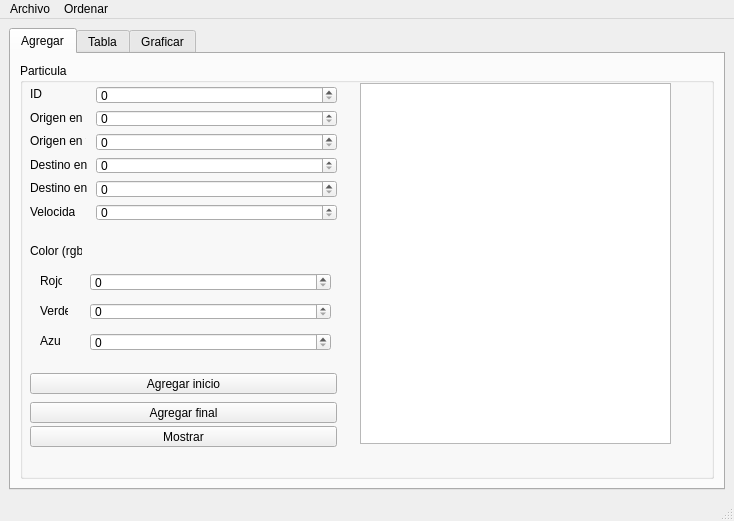
<?xml version="1.0" encoding="UTF-8"?>
<ui version="4.0">
 <class>MainWindow</class>
 <widget class="QMainWindow" name="MainWindow">
  <property name="geometry">
   <rect>
    <x>0</x>
    <y>0</y>
    <width>734</width>
    <height>521</height>
   </rect>
  </property>
  <property name="windowTitle">
   <string>MainWindow</string>
  </property>
  <property name="accessibleName">
   <string/>
  </property>
  <property name="accessibleDescription">
   <string/>
  </property>
  <widget class="QWidget" name="centralwidget">
   <layout class="QGridLayout" name="gridLayout_3">
    <item row="0" column="0">
     <widget class="QTabWidget" name="tabWidget">
      <property name="currentIndex">
       <number>0</number>
      </property>
      <widget class="QWidget" name="tab">
       <attribute name="title">
        <string>Agregar</string>
       </attribute>
       <layout class="QGridLayout" name="gridLayout_4">
        <item row="0" column="0">
         <widget class="QGroupBox" name="groupBox">
          <property name="title">
           <string>Particula</string>
          </property>
          <widget class="QLabel" name="label_8">
           <property name="geometry">
            <rect>
             <x>20</x>
             <y>210</y>
             <width>22</width>
             <height>16</height>
            </rect>
           </property>
           <property name="text">
            <string>Rojo</string>
           </property>
          </widget>
          <widget class="QLabel" name="label">
           <property name="geometry">
            <rect>
             <x>10</x>
             <y>23</y>
             <width>16</width>
             <height>16</height>
            </rect>
           </property>
           <property name="text">
            <string>ID</string>
           </property>
          </widget>
          <widget class="QLabel" name="label_5">
           <property name="geometry">
            <rect>
             <x>10</x>
             <y>141</y>
             <width>45</width>
             <height>16</height>
            </rect>
           </property>
           <property name="text">
            <string>Velocidad</string>
           </property>
          </widget>
          <widget class="QLabel" name="label_10">
           <property name="geometry">
            <rect>
             <x>20</x>
             <y>270</y>
             <width>20</width>
             <height>16</height>
            </rect>
           </property>
           <property name="text">
            <string>Azul</string>
           </property>
          </widget>
          <widget class="QLabel" name="label_7">
           <property name="geometry">
            <rect>
             <x>10</x>
             <y>180</y>
             <width>52</width>
             <height>16</height>
            </rect>
           </property>
           <property name="text">
            <string>Color (rgb)</string>
           </property>
          </widget>
          <widget class="QLabel" name="label_6">
           <property name="geometry">
            <rect>
             <x>10</x>
             <y>117</y>
             <width>60</width>
             <height>16</height>
            </rect>
           </property>
           <property name="text">
            <string>Destino en y</string>
           </property>
          </widget>
          <widget class="QLabel" name="label_2">
           <property name="geometry">
            <rect>
             <x>10</x>
             <y>47</y>
             <width>56</width>
             <height>16</height>
            </rect>
           </property>
           <property name="text">
            <string>Origen en x</string>
           </property>
          </widget>
          <widget class="QLabel" name="label_9">
           <property name="geometry">
            <rect>
             <x>20</x>
             <y>240</y>
             <width>28</width>
             <height>16</height>
            </rect>
           </property>
           <property name="text">
            <string>Verde</string>
           </property>
          </widget>
          <widget class="QLabel" name="label_4">
           <property name="geometry">
            <rect>
             <x>10</x>
             <y>70</y>
             <width>56</width>
             <height>16</height>
            </rect>
           </property>
           <property name="text">
            <string>Origen en y</string>
           </property>
          </widget>
          <widget class="QPushButton" name="agregar_inicio_pushButton">
           <property name="geometry">
            <rect>
             <x>10</x>
             <y>310</y>
             <width>307</width>
             <height>21</height>
            </rect>
           </property>
           <property name="text">
            <string>Agregar inicio</string>
           </property>
          </widget>
          <widget class="QLabel" name="label_3">
           <property name="geometry">
            <rect>
             <x>10</x>
             <y>94</y>
             <width>60</width>
             <height>16</height>
            </rect>
           </property>
           <property name="text">
            <string>Destino en x</string>
           </property>
          </widget>
          <widget class="QPushButton" name="agregar_final_pushButton">
           <property name="geometry">
            <rect>
             <x>10</x>
             <y>339</y>
             <width>307</width>
             <height>21</height>
            </rect>
           </property>
           <property name="text">
            <string>Agregar final</string>
           </property>
          </widget>
          <widget class="QPushButton" name="mostrar_pushButton">
           <property name="geometry">
            <rect>
             <x>10</x>
             <y>363</y>
             <width>307</width>
             <height>21</height>
            </rect>
           </property>
           <property name="text">
            <string>Mostrar</string>
           </property>
          </widget>
          <widget class="QSpinBox" name="id_spinBox">
           <property name="geometry">
            <rect>
             <x>76</x>
             <y>23</y>
             <width>241</width>
             <height>18</height>
            </rect>
           </property>
           <property name="showGroupSeparator" stdset="0">
            <bool>false</bool>
           </property>
           <property name="maximum">
            <number>500</number>
           </property>
          </widget>
          <widget class="QSpinBox" name="origen_x_spinBox">
           <property name="geometry">
            <rect>
             <x>76</x>
             <y>47</y>
             <width>241</width>
             <height>17</height>
            </rect>
           </property>
           <property name="maximum">
            <number>500</number>
           </property>
          </widget>
          <widget class="QSpinBox" name="origen_y_spinBox">
           <property name="geometry">
            <rect>
             <x>76</x>
             <y>70</y>
             <width>241</width>
             <height>18</height>
            </rect>
           </property>
           <property name="maximum">
            <number>500</number>
           </property>
          </widget>
          <widget class="QSpinBox" name="destino_x_spinBox">
           <property name="geometry">
            <rect>
             <x>76</x>
             <y>94</y>
             <width>241</width>
             <height>17</height>
            </rect>
           </property>
           <property name="maximum">
            <number>500</number>
           </property>
          </widget>
          <widget class="QSpinBox" name="destino_y_spinBox">
           <property name="geometry">
            <rect>
             <x>76</x>
             <y>117</y>
             <width>241</width>
             <height>18</height>
            </rect>
           </property>
           <property name="maximum">
            <number>500</number>
           </property>
          </widget>
          <widget class="QSpinBox" name="velocidad_spinBox">
           <property name="geometry">
            <rect>
             <x>76</x>
             <y>141</y>
             <width>241</width>
             <height>17</height>
            </rect>
           </property>
           <property name="maximum">
            <number>500</number>
           </property>
          </widget>
          <widget class="QSpinBox" name="rojo_spinBox">
           <property name="geometry">
            <rect>
             <x>70</x>
             <y>210</y>
             <width>241</width>
             <height>18</height>
            </rect>
           </property>
           <property name="maximum">
            <number>225</number>
           </property>
          </widget>
          <widget class="QSpinBox" name="verde_spinBox">
           <property name="geometry">
            <rect>
             <x>70</x>
             <y>240</y>
             <width>241</width>
             <height>17</height>
            </rect>
           </property>
           <property name="maximum">
            <number>225</number>
           </property>
          </widget>
          <widget class="QSpinBox" name="azul_spinBox">
           <property name="geometry">
            <rect>
             <x>70</x>
             <y>270</y>
             <width>241</width>
             <height>18</height>
            </rect>
           </property>
           <property name="maximum">
            <number>225</number>
           </property>
          </widget>
          <widget class="QPlainTextEdit" name="plainTextEdit">
           <property name="geometry">
            <rect>
             <x>340</x>
             <y>20</y>
             <width>311</width>
             <height>361</height>
            </rect>
           </property>
          </widget>
         </widget>
        </item>
       </layout>
      </widget>
      <widget class="QWidget" name="tab_2">
       <attribute name="title">
        <string>Tabla</string>
       </attribute>
       <layout class="QGridLayout" name="gridLayout">
        <item row="1" column="0">
         <widget class="QSpinBox" name="buscar_spinBox">
          <property name="statusTip">
           <string/>
          </property>
          <property name="specialValueText">
           <string>ID de la particula</string>
          </property>
          <property name="maximum">
           <number>500</number>
          </property>
         </widget>
        </item>
        <item row="1" column="1">
         <widget class="QPushButton" name="buscar_pushButton">
          <property name="text">
           <string>Buscar</string>
          </property>
         </widget>
        </item>
        <item row="1" column="2">
         <widget class="QPushButton" name="mostrar_tabla_pushButton">
          <property name="text">
           <string>Mostrar</string>
          </property>
         </widget>
        </item>
        <item row="0" column="0" colspan="3">
         <widget class="QTableWidget" name="tabla">
          <property name="midLineWidth">
           <number>0</number>
          </property>
         </widget>
        </item>
       </layout>
      </widget>
      <widget class="QWidget" name="tab_3">
       <attribute name="title">
        <string>Graficar</string>
       </attribute>
       <layout class="QGridLayout" name="gridLayout_2">
        <item row="0" column="0" colspan="2">
         <widget class="QGraphicsView" name="graphicsView"/>
        </item>
        <item row="1" column="0">
         <widget class="QPushButton" name="dibujar">
          <property name="text">
           <string>Dibujar</string>
          </property>
         </widget>
        </item>
        <item row="1" column="1">
         <widget class="QPushButton" name="limpiar">
          <property name="text">
           <string>Limpiar</string>
          </property>
         </widget>
        </item>
       </layout>
      </widget>
     </widget>
    </item>
   </layout>
  </widget>
  <widget class="QMenuBar" name="menubar">
   <property name="geometry">
    <rect>
     <x>0</x>
     <y>0</y>
     <width>734</width>
     <height>21</height>
    </rect>
   </property>
   <widget class="QMenu" name="menuArchivo">
    <property name="title">
     <string>Archivo</string>
    </property>
    <addaction name="actionAbrir"/>
    <addaction name="actionGuardar"/>
   </widget>
   <widget class="QMenu" name="menuOrdenar">
    <property name="title">
     <string>Ordenar</string>
    </property>
    <addaction name="actionOrdenar_por_ID"/>
    <addaction name="actionOrdenar_por_velocidad"/>
    <addaction name="actionOrdenar_por_distancia"/>
   </widget>
   <addaction name="menuArchivo"/>
   <addaction name="menuOrdenar"/>
  </widget>
  <widget class="QStatusBar" name="statusbar"/>
  <action name="actionAbrir">
   <property name="text">
    <string>Abrir</string>
   </property>
   <property name="shortcut">
    <string>Ctrl+O</string>
   </property>
  </action>
  <action name="actionGuardar">
   <property name="text">
    <string>Guardar</string>
   </property>
   <property name="shortcut">
    <string>Ctrl+S</string>
   </property>
  </action>
  <action name="actionOrdenar_por_ID">
   <property name="text">
    <string>Ordenar por ID</string>
   </property>
   <property name="shortcut">
    <string>Ctrl+I</string>
   </property>
  </action>
  <action name="actionOrdenar_por_velocidad">
   <property name="text">
    <string>Ordenar por velocidad</string>
   </property>
   <property name="shortcut">
    <string>Ctrl+V</string>
   </property>
  </action>
  <action name="actionOrdenar_por_distancia">
   <property name="text">
    <string>Ordenar por distancia</string>
   </property>
   <property name="shortcut">
    <string>Ctrl+D</string>
   </property>
  </action>
 </widget>
 <resources/>
 <connections/>
</ui>
